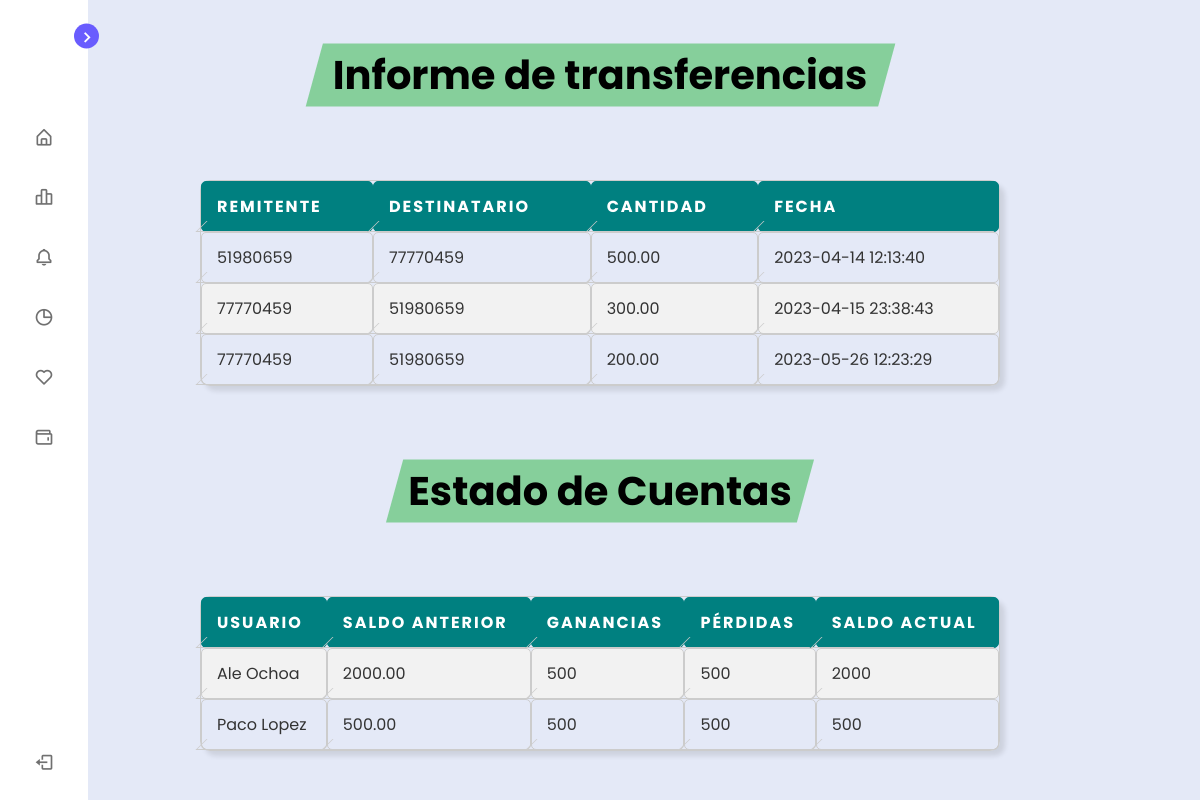
The app's page /vistas/datos/historial.php with its own data.
### tables this page shows
CREATE TABLE `transferencias` (
  `id` int(11) NOT NULL,
  `remitente_id` int(15) NOT NULL,
  `destinatario_id` int(15) NOT NULL,
  `cantidad` decimal(10,2) NOT NULL DEFAULT '0.00',
  `fecha` timestamp NOT NULL DEFAULT CURRENT_TIMESTAMP
);

CREATE TABLE `usuarios` (
  `id` int(11) NOT NULL,
  `numero_cuenta` int(15) NOT NULL,
  `nombre_completo` varchar(255) NOT NULL,
  `correo_electronico` varchar(255) NOT NULL,
  `saldo` decimal(10,2) NOT NULL DEFAULT '0.00'
);

### vistas/datos/historial.php (the view, shortened to what this page needs)
<?php
    include 'inicio.php';
?>
<?php
require_once "../../modelo/db.php";
$sql = "SELECT remitente_id, destinatario_id, cantidad, fecha FROM transferencias";
$result = $conn->query($sql);
?>
<!DOCTYPE html>
<html>
<head>
</head>
<body>
	<div class="container">
		<div class="header_title">
			<h1 class="highlight">Informe de transferencias</h1>
		</div>
		<table>
			<thead>
				<tr>
					<th>Remitente</th>
					<th>Destinatario</th>
					<th>Cantidad</th>
					<th>Fecha</th>
				</tr>
			</thead>
			<tbody>
				<tbody>
					<?php
					if ($result->num_rows > 0) {
						while($row = $result->fetch_assoc()) {
							echo "<tr><td>" . $row["remitente_id"] . "</td><td>" . $row["destinatario_id"] . "</td><td>" . $row["cantidad"] . "</td><td>" . $row["fecha"] . "</td></tr>";
						}
					} else {
						echo "<tr><td colspan='4'>No hay datos disponibles</td></tr>";
					}
					?>
				</tbody>
			</tbody>
		</table>
	</div>
    <?php
        $sql = "SELECT id, numero_cuenta, nombre_completo, correo_electronico, saldo FROM usuarios";
        $result = $conn->query($sql);
        while ($row = $result->fetch_assoc()) {
            $usuario = new stdClass();
            $usuario->id = $row["id"];
            $usuario->numero_cuenta = $row["numero_cuenta"];
            $usuario->nombre_completo = $row["nombre_completo"];
            $usuario->correo_electronico = $row["correo_electronico"];
            $usuario->saldo = $row["saldo"];
            $usuarios[] = $usuario;
        }
        $sql = "SELECT remitente_id, destinatario_id, cantidad, fecha FROM transferencias";
        $result = $conn->query($sql);
        while ($row = $result->fetch_assoc()) {
            $transferencia = new stdClass();
            $transferencia->remitente_id = $row["remitente_id"];
            $transferencia->destinatario_id = $row["destinatario_id"];
            $transferencia->cantidad = $row["cantidad"];
            $transferencia->fecha = $row["fecha"];
            $transferencias[] = $transferencia;
        }
        $eventos = array();
        foreach ($usuarios as $usuario) {
        $saldo_anterior = $usuario->saldo;
        $saldo_actual = $usuario->saldo;
        $ganancias = 0;
        $perdidas = 0;
        foreach ($transferencias as $transferencia) {
            if ($transferencia->remitente_id == $usuario->numero_cuenta) {
            $saldo_actual -= $transferencia->cantidad;
            $perdidas += $transferencia->cantidad;
            } else if ($transferencia->destinatario_id == $usuario->numero_cuenta) {
            $saldo_actual += $transferencia->cantidad;
            $ganancias += $transferencia->cantidad;
            }
        }
        $evento = new stdClass();
        $evento->usuario = $usuario->nombre_completo;
        $evento->saldo_anterior = $saldo_anterior;
        $evento->saldo_actual = $saldo_actual;
        $evento->ganancias = $ganancias;
        $evento->perdidas = $perdidas;
        $eventos[] = $evento;
        }
    ?>
        <div class="header_title">
			<h1 class="highlight">Estado de Cuentas</h1>
		</div>
    <?php
    echo "<table>";
    echo "<tr><th>Usuario</th><th>Saldo anterior</th><th>Ganancias</th><th>Pérdidas</th><th>Saldo actual</th></tr>";
    foreach ($eventos as $evento) {
        echo "<tr>";
        echo "<td>".$evento->usuario."</td>";
        echo "<td>".$evento->saldo_anterior."</td>";
        echo "<td>".$evento->ganancias."</td>";
        echo "<td>".$evento->perdidas."</td>";
        echo "<td>".$evento->saldo_actual."</td>";
        echo "</tr>";
    }
    echo "</table>";
    ?>
</body>
</html>

### vistas/datos/inicio.php (shortened to what this page needs)
<link rel="stylesheet" href="../css/styleprincipal.css">
<link href='https://unpkg.com/boxicons@2.1.1/css/boxicons.min.css' rel='stylesheet'>
<nav class="sidebar close">
    <header>
        <div class="image-text">
        </div>
        <i class='bx bx-chevron-right toggle'></i>
    </header>
    <div class="menu-bar">
        <div class="menu">
            <ul class="menu-links">
                <li class="nav-link">
                    <a href="menu.php">
                        <i class='bx bx-home-alt icon' ></i>
                    </a>
                </li>
                <li class="nav-link">
                    <a href="transferencia.php">
                        <i class='bx bx-bar-chart-alt-2 icon' ></i>
                    </a>
                </li>
                <li class="nav-link">
                    <a href="#">
                        <i class='bx bx-bell icon'></i>
                    </a>
                </li>
                <li class="nav-link">
                    <a href="#">
                        <i class='bx bx-pie-chart-alt icon' ></i>
                    </a>
                </li>
                <li class="nav-link">
                    <a href="#">
                        <i class='bx bx-heart icon' ></i>
                    </a>
                </li>
                <li class="nav-link">
                    <a href="historial.php">
                        <i class='bx bx-wallet icon' ></i>
                    </a>
                </li>
            </ul>
        </div>
        <div class="bottom-content">
            <li class="">
                <a href="../../index.php">
                    <i class='bx bx-log-out icon' ></i>
                </a>
            </li>
        </div>
    </div>
</nav>

### vistas/css/styleprincipal.css (style rules this page uses)
* { margin: 0; padding: 0; box-sizing: border-box; font-family: 'Poppins', sans-serif; }
:root { --body-color: #E4E9F7; --sidebar-color: #FFF; --primary-color: #695CFE; --primary-color-light: #F6F5FF; --toggle-color: #DDD; --text-color: #707070; --tran-03: all 0.2s ease; --tran-03: all 0.3s ease; --tran-04: all 0.3s ease; --tran-05: all 0.3s ease; }
body { min-height: 100vh; background-color: var(--body-color); transition: var(--tran-05); }
.sidebar { position: fixed; top: 0; left: 0; height: 100%; width: 250px; padding: 10px 14px; background: var(--sidebar-color); transition: var(--tran-05); z-index: 100; }
.sidebar.close { width: 88px; }
.sidebar li { height: 50px; list-style: none; display: flex; align-items: center; margin-top: 10px; }
.sidebar header .image, .sidebar .icon { min-width: 60px; border-radius: 6px; }
.sidebar .icon { min-width: 60px; border-radius: 6px; height: 100%; display: flex; align-items: center; justify-content: center; font-size: 20px; }
.sidebar .text, .sidebar .icon { color: var(--text-color); transition: var(--tran-03); }
.sidebar header { position: relative; }
.sidebar header .image-text { display: flex; align-items: center; }
.sidebar header .toggle { position: absolute; top: 50%; right: -25px; transform: translateY(-50%) rotate(180deg); height: 25px; width: 25px; background-color: var(--primary-color); color: var(--sidebar-color); border-radius: 50%; display: flex; align-items: center; justify-content: center; font-size: 22px; cursor: pointer; transition: var(--tran-05); }
.sidebar.close .toggle { transform: translateY(-50%) rotate(0deg); }
.sidebar .menu { margin-top: 40px; }
.sidebar li a { list-style: none; height: 100%; background-color: transparent; display: flex; align-items: center; height: 100%; width: 100%; border-radius: 6px; text-decoration: none; transition: var(--tran-03); }
.sidebar .menu-bar { height: calc(100% - 55px); display: flex; flex-direction: column; justify-content: space-between; overflow-y: scroll; }

### vistas/datos/historial.php (style rules this page uses)
table { border-collapse: separate; border-spacing: 0; width: 100%; margin: 50px auto; max-width: 800px; border-radius: 10px; box-shadow: 0 2px 2px rgba(0,0,0,0.1), 0 0 10px rgba(0,0,0,0.05); }
th, td { padding: 12px; text-align: left; border: none; border-radius: 5px; }
th { background-color: #4CAF50; color: white; }
tr:nth-child(even) { background-color: #f2f2f2; }
.header_title { width: 600px; height: 150px; margin: 0 auto; font-size: 20px; display: grid; align-content: center; justify-content: center; }
.highlight { position: relative; }
.highlight:after { display: block; content: ''; position: absolute; bottom: 0; left: 0; height: 100%; width: 100%; z-index: -1; opacity: 0.7; transform: scale(1.07, 1.05) skewX(-15deg); background-image: #5ec576; background-color: #5ec576; }
table { border-collapse: separate; border-spacing: 0; width: 80%; margin: 50 auto; font-family: Arial, Helvetica, sans-serif; color: #333; border: 1px solid #ccc; margin-top: 30px; margin-bottom: 30px; box-shadow: 5px 5px 5px rgba(0, 0, 0, 0.1); }
th { background-color: #008080; color: #fff; font-weight: bold; text-transform: uppercase; letter-spacing: 2px; border: 1px solid #008080; padding: 12px 15px; position: relative; }
th::before { content: ""; position: absolute; bottom: -1px; left: -1px; right: -1px; height: 10px; border: 1px solid #ccc; border-top: none; border-right: none; transform: skewX(-45deg); }
td { border: 1px solid #ccc; padding: 12px 15px; position: relative; }
td::before { content: ""; position: absolute; bottom: -1px; left: -1px; right: -1px; height: 10px; border: 1px solid #ccc; border-top: none; border-right: none; transform: skewX(-45deg); }

### records on screen
transferencias: remitente "51980659", destinatario "77770459", cantidad "500.00", fecha "2023-04-14 12:13:40"
transferencias: remitente "77770459", destinatario "51980659", cantidad "300.00", fecha "2023-04-15 23:38:43"
transferencias: remitente "77770459", destinatario "51980659", cantidad "200.00", fecha "2023-05-26 12:23:29"
usuarios: nombre_completo "Ale Ochoa", saldo "2000.00", ganancias "500", perdidas "500", saldo_actual "2000"
usuarios: nombre_completo "Paco Lopez", saldo "500.00", ganancias "500", perdidas "500", saldo_actual "500"
